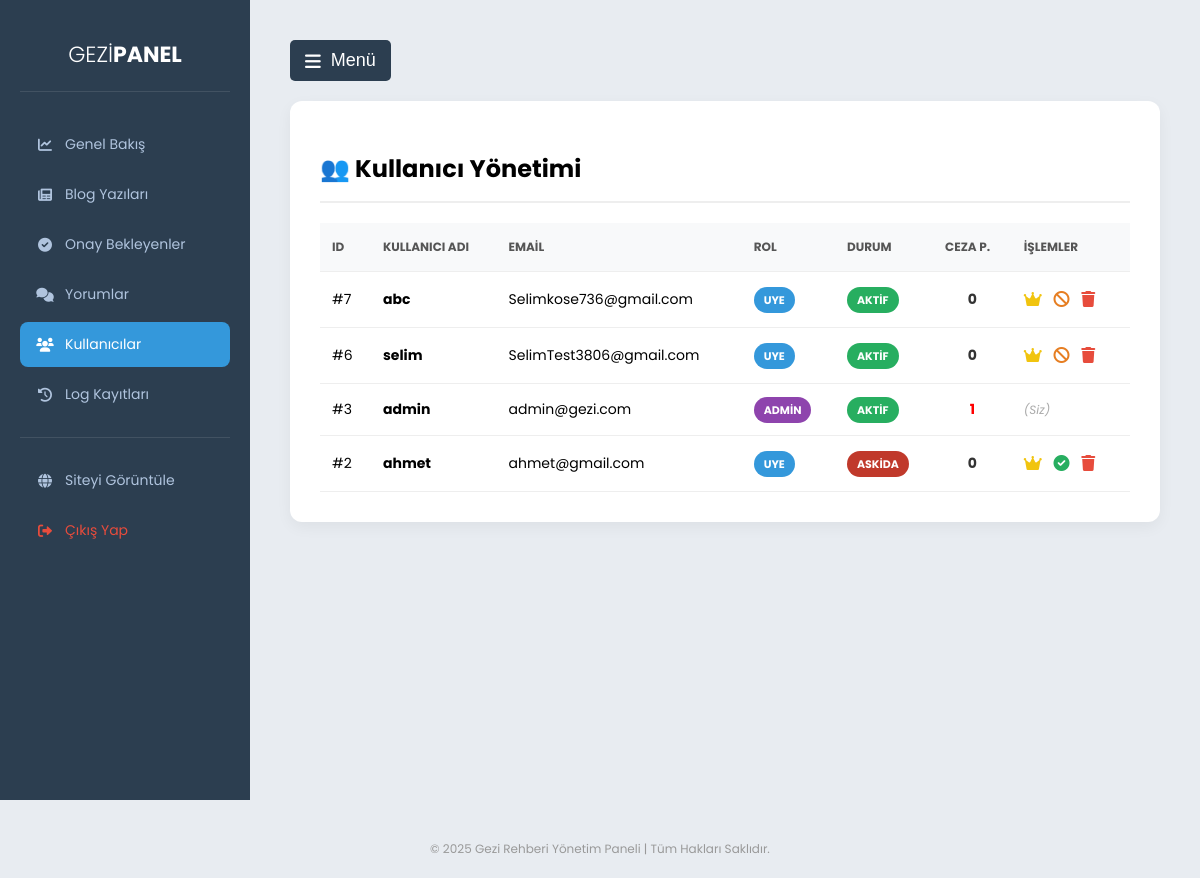
The page /GeziRehberi/admin/kullanicilar.php (signed in) on the database its author committed.
### tables this page shows
CREATE TABLE `kullanicilar` (
  `id` int(11) NOT NULL,
  `kullanici_adi` varchar(50) NOT NULL,
  `email` varchar(100) NOT NULL,
  `sifre` varchar(255) NOT NULL,
  `rol` enum('admin','uye') DEFAULT 'uye',
  `kayit_tarihi` datetime DEFAULT current_timestamp(),
  `ceza_puani` int(11) DEFAULT 0,
  `hesap_durumu` enum('aktif','askida') DEFAULT 'aktif',
  `dogrulama_kodu` varchar(100) DEFAULT NULL,
  `dogrulama_durumu` tinyint(1) DEFAULT 0,
  `sifirlama_kodu` varchar(100) DEFAULT NULL
);

### GeziRehberi/admin/kullanicilar.php (the view, shortened to what this page needs)
<?php
include 'header.php';
$uyeler = $db->query("SELECT * FROM kullanicilar ORDER BY id DESC")->fetchAll(PDO::FETCH_ASSOC);
?>
<div class="box">
    <h2 style="border-bottom: 2px solid #eee; padding-bottom: 15px;">👥 Kullanıcı Yönetimi</h2>
    <table>
        <thead>
            <tr>
                <th>ID</th>
                <th>Kullanıcı Adı</th>
                <th>Email</th>
                <th>Rol</th>
                <th>Durum</th>
                <th>Ceza P.</th>
                <th>İşlemler</th>
            </tr>
        </thead>
        <tbody>
            <?php foreach ($uyeler as $uye): ?>
            <tr>
                <td>#<?php echo $uye['id']; ?></td>
                <td><strong><?php echo $uye['kullanici_adi']; ?></strong></td>
                <td><?php echo $uye['email']; ?></td>
                <td><span class="badge <?php echo $uye['rol']; ?>"><?php echo $uye['rol']; ?></span></td>
                <td><span class="badge <?php echo $uye['hesap_durumu']; ?>"><?php echo $uye['hesap_durumu']; ?></span></td>
                <td style="text-align:center; font-weight:bold; color:<?php echo $uye['ceza_puani']>0 ? 'red':'#333'; ?>;">
                    <?php echo $uye['ceza_puani']; ?>
                </td>
                <td>
                    <?php if ($uye['id'] != $_SESSION['user_id']):  ?>
                        <?php if($uye['rol'] == 'uye'): ?>
                            <a href="?rol_degis=<?php echo $uye['id']; ?>&yap=admin" class="btn-action btn-key" title="Admin Yap"><i class="fas fa-crown"></i></a>
                        <?php else: ?>
                            <a href="?rol_degis=<?php echo $uye['id']; ?>&yap=uye" class="btn-action btn-key" title="Üye Yap"><i class="fas fa-user"></i></a>
                        <?php endif; ?>
                        <?php if($uye['hesap_durumu'] == 'aktif'): ?>
                            <a href="?durum_degis=<?php echo $uye['id']; ?>&yap=askida" class="btn-action btn-ban" title="Hesabı Askıya Al"><i class="fas fa-ban"></i></a>
                        <?php else: ?>
                            <a href="?durum_degis=<?php echo $uye['id']; ?>&yap=aktif" class="btn-action btn-unban" title="Engeli Kaldır"><i class="fas fa-check-circle"></i></a>
                        <?php endif; ?>
                        <a href="?sil=<?php echo $uye['id']; ?>" class="btn-action btn-del" onclick="return confirm('Bu kullanıcıyı tamamen silmek istiyor musunuz?')" title="Sil"><i class="fas fa-trash"></i></a>
                    <?php else: ?>
                        <span style="color:#aaa; font-size:12px; font-style:italic;">(Siz)</span>
                    <?php endif; ?>
                </td>
            </tr>
            <?php endforeach; ?>
        </tbody>
    </table>
</div>
<?php
include 'footer.php';
?>

### GeziRehberi/admin/header.php (style rules this page uses)
body { font-family: 'Poppins', sans-serif; background-color: #e8ecf1; margin: 0; overflow-x: hidden; }
.box { background: white; padding: 30px; border-radius: 12px; box-shadow: 0 5px 15px rgba(0,0,0,0.05); margin-bottom: 30px; overflow-x: auto; }
table { width: 100%; border-collapse: collapse; margin-top: 15px; min-width: 600px; }
th, td { padding: 15px 12px; border-bottom: 1px solid #eee; text-align: left; font-size: 14px; }
th { background-color: #f8f9fa; color: #555; text-transform: uppercase; font-size: 12px; font-weight: 700; }

### GeziRehberi/admin/kullanicilar.php (style rules this page uses)
.badge { padding: 5px 10px; border-radius: 20px; font-size: 11px; font-weight: bold; color: white; text-transform: uppercase; }
.badge.admin { background: #8e44ad; }
.badge.uye { background: #3498db; }
.badge.aktif { background: #27ae60; }
.badge.askida { background: #c0392b; }
.btn-action { text-decoration: none; font-size: 16px; margin-right: 8px; transition: 0.2s; display:inline-block; }
.btn-ban { color: #e67e22; }
.btn-unban { color: #27ae60; }
.btn-del { color: #e74c3c; }
.btn-key { color: #f1c40f; }

### rows shown on the page
kullanicilar: id "7", kullanici_adi "abc", email "Selimkose736@gmail.com", rol "UYE", hesap_durumu "AKTIF", ceza_puani "0"
kullanicilar: id "6", kullanici_adi "selim", email "SelimTest3806@gmail.com", rol "UYE", hesap_durumu "AKTIF", ceza_puani "0"
kullanicilar: id "3", kullanici_adi "admin", email "admin@gezi.com", rol "ADMIN", hesap_durumu "AKTIF", ceza_puani "1", shows "(Siz)"
kullanicilar: id "2", kullanici_adi "ahmet", email "ahmet@gmail.com", rol "UYE", hesap_durumu "ASKIDA", ceza_puani "0"
